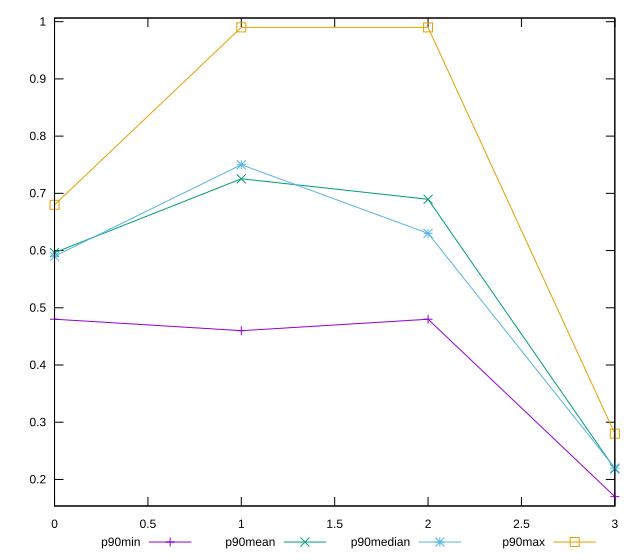

This figure's gnuplot source:
reset

$p90Min <<EOF
0 0.48
1 0.46
2 0.48
3 0.17
EOF

$p90Mean <<EOF
0 0.5963829787234044
1 0.7254255319148935
2 0.6895698924731181
3 0.21844155844155855
EOF

$p90Median <<EOF
0 0.59
1 0.75
2 0.63
3 0.22
EOF

$p90Max <<EOF
0 0.68
1 0.99
2 0.99
3 0.28
EOF

set key outside below
set xrange [0:3]
set yrange [0.15360000000000001:1.0064]
set trange [0.15360000000000001:1.0064]
set terminal svg size 640, 560 enhanced background rgb 'white'
set output "reports/report_00027_2021-02-24T12-40-31.850Z/meta/score/progression/value.svg"

plot $p90Min title "p90min" with linespoints, \
     $p90Mean title "p90mean" with linespoints, \
     $p90Median title "p90median" with linespoints, \
     $p90Max title "p90max" with linespoints

reset
